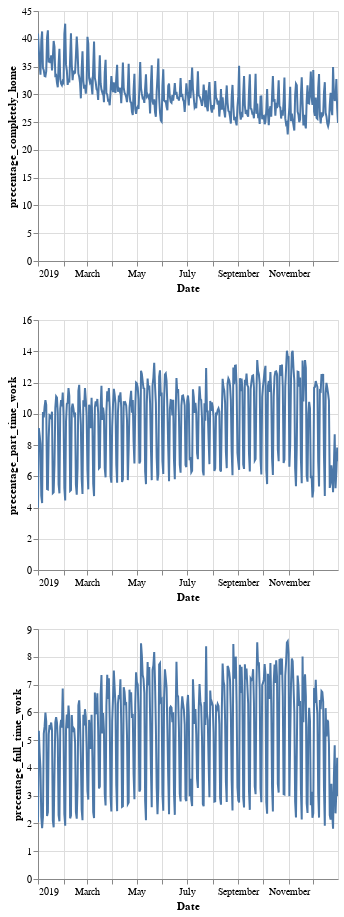

Notebook source saved alongside this figure:
### Code cell
title = '{} {}'.format(city,year)
alt.Chart(grouped_dm.reset_index()).mark_line().encode(
    x=alt.X('date', title='Date'),
    y=alt.Y(alt.repeat('row'), type='quantitative')
).properties(
    width=300,
    height=250
).repeat(
    row=['precentage_completely_home','precentage_part_time_work','precentage_full_time_work']
).interactive()

### Figure 1 — Vega-Lite specification as saved in the notebook (floating-point values rounded to 4 significant figures; data arrays with more than 128 entries replaced by an {"elided": "..."} marker saying what was removed)
{"config": {"view": {"continuousWidth": 400, "continuousHeight": 300}}, "repeat": {"row": ["precentage_completely_home", "precentage_part_time_work", "precentage_full_time_work"]}, "spec": {"data": {"name": "data-d645b5fd802587466abc4665eb0630dd"}, "mark": "line", "encoding": {"x": {"type": "temporal", "field": "date", "title": "Date"}, "y": {"type": "quantitative", "field": {"repeat": "row"}}}, "height": 250, "selection": {"selector001": {"type": "interval", "bind": "scales", "encodings": ["x", "y"]}}, "width": 300}, "$schema": "https://vega.github.io/schema/vega-lite/v4.8.1.json", "datasets": {"data-d645b5fd802587466abc4665eb0630dd": {"elided": "365 records"}}}
